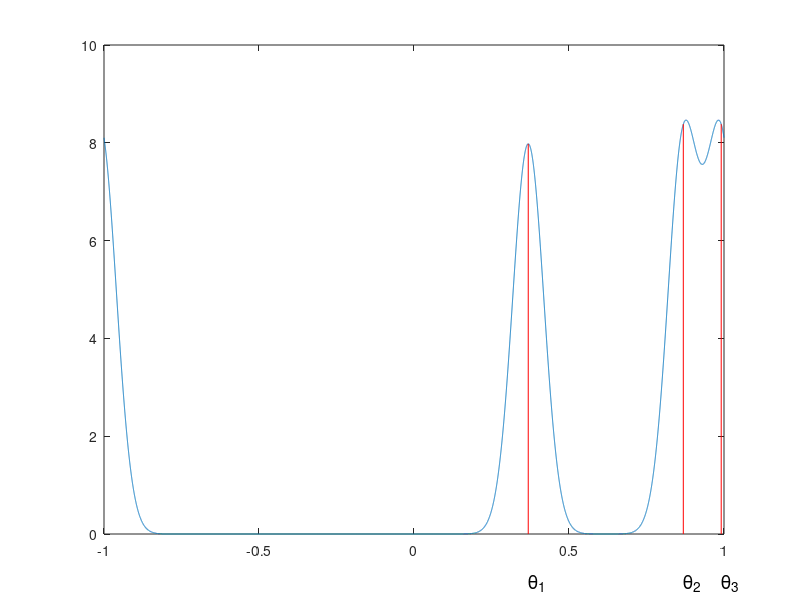

Here is the MATLAB script that generated this plot: (Note: this script raises an error after producing the figure.)
%% 4 dimensional gaussian pulse

%% Index 

% Gaussian signal


%% Gaussian signal 

D = 20000;
I = linspace(-1,1,D);
k = 3;
sigma = 0.05;
seeds = [];

for l = 1:5
    seed = randi(1000);
    rng(seed);
    mu = sort(2*rand(1,k) - 1) ;
    
    half_width = norminv(0.9999,0,sigma); 
    half_width_sample = round(0.5*half_width * D);
    I_extended = linspace(-1 - half_width , 1 + half_width , D + 2*half_width_sample);
    pulse_extended = zeros(1, D + 2*half_width_sample);

    
    for i = 1:k
        pulse_extended(1,:) = pulse_extended(1,:) + normpdf(I_extended, mu(i), sigma);
    end

    pulse = zeros(1,D);
    pulse = pulse_extended(:,half_width_sample+1:D + half_width_sample); 
    pulse(:,1:half_width_sample) = pulse(:,1:half_width_sample) + pulse_extended(:,D + half_width_sample+1 : D + 2*half_width_sample);
    pulse(:, D - half_width_sample + 1 : D ) = pulse(:, D - half_width_sample + 1 : D ) + pulse_extended(:, 1 : half_width_sample );

    
    figure;
    plot(I,pulse);

    hold on 
    
    for i = 1:k
        plot([mu(i), mu(i)], [0,pulse(find(I>mu(i),1))], 'r' );
        text(mu(i),-1, sprintf('\\theta_{%d}',i), 'FontSize', 14);
        hold on 
    end
    ax = gca;
    ax.XTick = [-1 1];
    title(seed)
    %title('A point of the 4 dimensional super-imposed gaussian-pulse manifold')
end